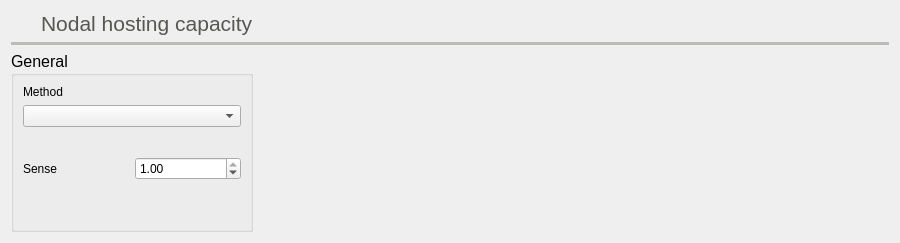
          <widget class="QWidget" name="nodal_capacity_tab">
           <property name="toolTip">
            <string>Nodal capacity hosting options</string>
           </property>
           <attribute name="icon">
            <iconset resource="icons.qrc">
             <normaloff>:/Icons/icons/nodal_capacity.svg</normaloff>:/Icons/icons/nodal_capacity.svg</iconset>
           </attribute>
           <attribute name="title">
            <string>Nhc</string>
           </attribute>
           <attribute name="toolTip">
            <string>Nodal hosting capacity related settings</string>
           </attribute>
           <layout class="QGridLayout" name="gridLayout_16">
            <item row="2" column="0" colspan="2">
             <widget class="QGroupBox" name="groupBox_7">
              <property name="font">
               <font>
                <pointsize>12</pointsize>
               </font>
              </property>
              <property name="title">
               <string>General</string>
              </property>
              <layout class="QGridLayout" name="gridLayout_12">
               <item row="3" column="0">
                <widget class="QLabel" name="label_143">
                 <property name="font">
                  <font>
                   <pointsize>9</pointsize>
                  </font>
                 </property>
                 <property name="toolTip">
                  <string>If the sense is positive, the algorithm will asses the maximum generation capacity in the selected nodes. If it is negative it will asses the maximum loading capacity in the selected nodes.</string>
                 </property>
                 <property name="statusTip">
                  <string/>
                 </property>
                 <property name="text">
                  <string>Sense</string>
                 </property>
                </widget>
               </item>
               <item row="3" column="1">
                <widget class="QDoubleSpinBox" name="nodal_capacity_sense_SpinBox">
                 <property name="font">
                  <font>
                   <pointsize>9</pointsize>
                  </font>
                 </property>
                 <property name="toolTip">
                  <string>If the sense is positive, the algorithm will asses the maximum generation capacity in the selected nodes. If it is negative it will asses the maximum loading capacity in the selected nodes.</string>
                 </property>
                 <property name="minimum">
                  <double>-1.000000000000000</double>
                 </property>
                 <property name="maximum">
                  <double>1.000000000000000</double>
                 </property>
                 <property name="value">
                  <double>1.000000000000000</double>
                 </property>
                </widget>
               </item>
               <item row="0" column="0">
                <widget class="QLabel" name="label_142">
                 <property name="font">
                  <font>
                   <pointsize>9</pointsize>
                  </font>
                 </property>
                 <property name="text">
                  <string>Method</string>
                 </property>
                </widget>
               </item>
               <item row="1" column="0" colspan="2">
                <widget class="QComboBox" name="nodal_capacity_method_comboBox">
                 <property name="font">
                  <font>
                   <pointsize>9</pointsize>
                  </font>
                 </property>
                 <property name="toolTip">
                  <string>Optimization method to use</string>
                 </property>
                 <property name="statusTip">
                  <string/>
                 </property>
                </widget>
               </item>
               <item row="4" column="0">
                <spacer name="verticalSpacer_6">
                 <property name="orientation">
                  <enum>Qt::Orientation::Vertical</enum>
                 </property>
                 <property name="sizeHint" stdset="0">
                  <size>
                   <width>20</width>
                   <height>40</height>
                  </size>
                 </property>
                </spacer>
               </item>
               <item row="2" column="0">
                <widget class="QLabel" name="label_144">
                 <property name="text">
                  <string/>
                 </property>
                </widget>
               </item>
              </layout>
             </widget>
            </item>
            <item row="0" column="0">
             <widget class="QLabel" name="label_141">
              <property name="minimumSize">
               <size>
                <width>24</width>
                <height>24</height>
               </size>
              </property>
              <property name="maximumSize">
               <size>
                <width>24</width>
                <height>24</height>
               </size>
              </property>
              <property name="text">
               <string/>
              </property>
              <property name="pixmap">
               <pixmap resource="icons.qrc">:/Icons/icons/nodal_capacity.svg</pixmap>
              </property>
              <property name="scaledContents">
               <bool>true</bool>
              </property>
             </widget>
            </item>
            <item row="1" column="0" colspan="3">
             <widget class="Line" name="line_32">
              <property name="palette">
               <palette>
                <active>
                 <colorrole role="WindowText">
                  <brush brushstyle="SolidPattern">
                   <color alpha="255">
                    <red>186</red>
                    <green>189</green>
                    <blue>182</blue>
                   </color>
                  </brush>
                 </colorrole>
                </active>
                <inactive>
                 <colorrole role="WindowText">
                  <brush brushstyle="SolidPattern">
                   <color alpha="255">
                    <red>186</red>
                    <green>189</green>
                    <blue>182</blue>
                   </color>
                  </brush>
                 </colorrole>
                </inactive>
                <disabled>
                 <colorrole role="WindowText">
                  <brush brushstyle="SolidPattern">
                   <color alpha="255">
                    <red>190</red>
                    <green>190</green>
                    <blue>190</blue>
                   </color>
                  </brush>
                 </colorrole>
                </disabled>
               </palette>
              </property>
              <property name="frameShadow">
               <enum>QFrame::Shadow::Plain</enum>
              </property>
              <property name="lineWidth">
               <number>4</number>
              </property>
              <property name="orientation">
               <enum>Qt::Orientation::Horizontal</enum>
              </property>
             </widget>
            </item>
            <item row="0" column="1">
             <widget class="QLabel" name="label_140">
              <property name="palette">
               <palette>
                <active>
                 <colorrole role="WindowText">
                  <brush brushstyle="SolidPattern">
                   <color alpha="255">
                    <red>85</red>
                    <green>87</green>
                    <blue>83</blue>
                   </color>
                  </brush>
                 </colorrole>
                </active>
                <inactive>
                 <colorrole role="WindowText">
                  <brush brushstyle="SolidPattern">
                   <color alpha="255">
                    <red>85</red>
                    <green>87</green>
                    <blue>83</blue>
                   </color>
                  </brush>
                 </colorrole>
                </inactive>
                <disabled>
                 <colorrole role="WindowText">
                  <brush brushstyle="SolidPattern">
                   <color alpha="255">
                    <red>190</red>
                    <green>190</green>
                    <blue>190</blue>
                   </color>
                  </brush>
                 </colorrole>
                </disabled>
               </palette>
              </property>
              <property name="font">
               <font>
                <pointsize>16</pointsize>
               </font>
              </property>
              <property name="toolTip">
               <string>Select the solver in the OPF tab and the areas in the areas tab</string>
              </property>
              <property name="text">
               <string>Nodal hosting capacity</string>
              </property>
             </widget>
            </item>
            <item row="2" column="2">
             <spacer name="horizontalSpacer_4">
              <property name="orientation">
               <enum>Qt::Orientation::Horizontal</enum>
              </property>
              <property name="sizeHint" stdset="0">
               <size>
                <width>630</width>
                <height>20</height>
               </size>
              </property>
             </spacer>
            </item>
           </layout>
          </widget>
